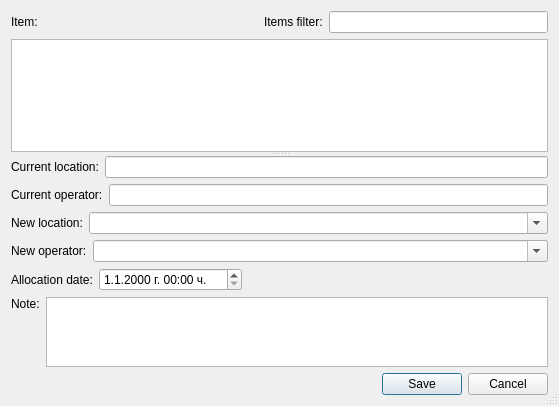
<?xml version="1.0" encoding="UTF-8"?>
<ui version="4.0">
 <class>Allocations</class>
 <widget class="QDialog" name="Allocations">
  <property name="geometry">
   <rect>
    <x>0</x>
    <y>0</y>
    <width>559</width>
    <height>406</height>
   </rect>
  </property>
  <property name="windowTitle">
   <string>Allocations</string>
  </property>
  <property name="sizeGripEnabled">
   <bool>true</bool>
  </property>
  <layout class="QGridLayout" name="gridLayout">
   <item row="0" column="0">
    <widget class="QSplitter" name="splitter">
     <property name="orientation">
      <enum>Qt::Vertical</enum>
     </property>
     <widget class="QWidget" name="layoutWidget1">
      <layout class="QVBoxLayout" name="verticalLayout_4">
       <item>
        <layout class="QHBoxLayout" name="horizontalLayout">
         <item>
          <widget class="QLabel" name="label">
           <property name="text">
            <string>Item:</string>
           </property>
          </widget>
         </item>
         <item>
          <spacer name="horizontalSpacer_2">
           <property name="orientation">
            <enum>Qt::Horizontal</enum>
           </property>
           <property name="sizeHint" stdset="0">
            <size>
             <width>18</width>
             <height>20</height>
            </size>
           </property>
          </spacer>
         </item>
         <item>
          <widget class="QLabel" name="label_8">
           <property name="text">
            <string>Items filter:</string>
           </property>
          </widget>
         </item>
         <item>
          <widget class="QLineEdit" name="filter_lineEdit"/>
         </item>
        </layout>
       </item>
       <item>
        <widget class="QTreeView" name="item_treeView">
         <property name="editTriggers">
          <set>QAbstractItemView::NoEditTriggers</set>
         </property>
        </widget>
       </item>
      </layout>
     </widget>
     <widget class="QWidget" name="layoutWidget">
      <layout class="QVBoxLayout" name="verticalLayout_3">
       <item>
        <layout class="QHBoxLayout" name="horizontalLayout_2">
         <item>
          <widget class="QLabel" name="label_2">
           <property name="text">
            <string>Current location:</string>
           </property>
          </widget>
         </item>
         <item>
          <widget class="QLineEdit" name="from_location_lineEdit">
           <property name="readOnly">
            <bool>true</bool>
           </property>
          </widget>
         </item>
        </layout>
       </item>
       <item>
        <layout class="QHBoxLayout" name="horizontalLayout_3">
         <item>
          <widget class="QLabel" name="label_3">
           <property name="text">
            <string>Current operator:</string>
           </property>
          </widget>
         </item>
         <item>
          <widget class="QLineEdit" name="from_operator_lineEdit">
           <property name="readOnly">
            <bool>true</bool>
           </property>
          </widget>
         </item>
        </layout>
       </item>
       <item>
        <layout class="QHBoxLayout" name="horizontalLayout_4">
         <item>
          <widget class="QLabel" name="label_4">
           <property name="text">
            <string>New location:</string>
           </property>
          </widget>
         </item>
         <item>
          <widget class="InventoryComboBox" name="to_location_comboBox">
           <property name="sizePolicy">
            <sizepolicy hsizetype="MinimumExpanding" vsizetype="Fixed">
             <horstretch>0</horstretch>
             <verstretch>0</verstretch>
            </sizepolicy>
           </property>
           <property name="editable">
            <bool>true</bool>
           </property>
          </widget>
         </item>
        </layout>
       </item>
       <item>
        <layout class="QHBoxLayout" name="horizontalLayout_5">
         <item>
          <widget class="QLabel" name="label_5">
           <property name="text">
            <string>New operator:</string>
           </property>
          </widget>
         </item>
         <item>
          <widget class="InventoryComboBox" name="to_operator_comboBox">
           <property name="sizePolicy">
            <sizepolicy hsizetype="MinimumExpanding" vsizetype="Fixed">
             <horstretch>0</horstretch>
             <verstretch>0</verstretch>
            </sizepolicy>
           </property>
           <property name="editable">
            <bool>true</bool>
           </property>
          </widget>
         </item>
        </layout>
       </item>
       <item>
        <layout class="QHBoxLayout" name="horizontalLayout_6">
         <item>
          <widget class="QLabel" name="label_6">
           <property name="text">
            <string>Allocation date:</string>
           </property>
          </widget>
         </item>
         <item>
          <widget class="QDateTimeEdit" name="dateEdit">
           <property name="displayFormat">
            <string>d.M.yyyy 'г.' HH:mm 'ч.'</string>
           </property>
          </widget>
         </item>
         <item>
          <spacer name="horizontalSpacer">
           <property name="orientation">
            <enum>Qt::Horizontal</enum>
           </property>
           <property name="sizeHint" stdset="0">
            <size>
             <width>40</width>
             <height>20</height>
            </size>
           </property>
          </spacer>
         </item>
        </layout>
       </item>
       <item>
        <layout class="QHBoxLayout" name="horizontalLayout_7">
         <item>
          <layout class="QVBoxLayout" name="verticalLayout">
           <item>
            <widget class="QLabel" name="label_7">
             <property name="text">
              <string>Note:</string>
             </property>
            </widget>
           </item>
           <item>
            <spacer name="verticalSpacer">
             <property name="orientation">
              <enum>Qt::Vertical</enum>
             </property>
             <property name="sizeHint" stdset="0">
              <size>
               <width>20</width>
               <height>40</height>
              </size>
             </property>
            </spacer>
           </item>
          </layout>
         </item>
         <item>
          <widget class="QTextEdit" name="note_textEdit"/>
         </item>
        </layout>
       </item>
       <item>
        <widget class="QDialogButtonBox" name="buttonBox">
         <property name="orientation">
          <enum>Qt::Horizontal</enum>
         </property>
         <property name="standardButtons">
          <set>QDialogButtonBox::Cancel|QDialogButtonBox::Save</set>
         </property>
        </widget>
       </item>
      </layout>
     </widget>
    </widget>
   </item>
  </layout>
 </widget>
 <customwidgets>
  <customwidget>
   <class>InventoryComboBox</class>
   <extends>QComboBox</extends>
   <header>inventorycombobox.h</header>
  </customwidget>
 </customwidgets>
 <resources/>
 <connections>
  <connection>
   <sender>buttonBox</sender>
   <signal>accepted()</signal>
   <receiver>Allocations</receiver>
   <slot>accept()</slot>
   <hints>
    <hint type="sourcelabel">
     <x>248</x>
     <y>254</y>
    </hint>
    <hint type="destinationlabel">
     <x>157</x>
     <y>274</y>
    </hint>
   </hints>
  </connection>
  <connection>
   <sender>buttonBox</sender>
   <signal>rejected()</signal>
   <receiver>Allocations</receiver>
   <slot>reject()</slot>
   <hints>
    <hint type="sourcelabel">
     <x>316</x>
     <y>260</y>
    </hint>
    <hint type="destinationlabel">
     <x>286</x>
     <y>274</y>
    </hint>
   </hints>
  </connection>
 </connections>
</ui>
